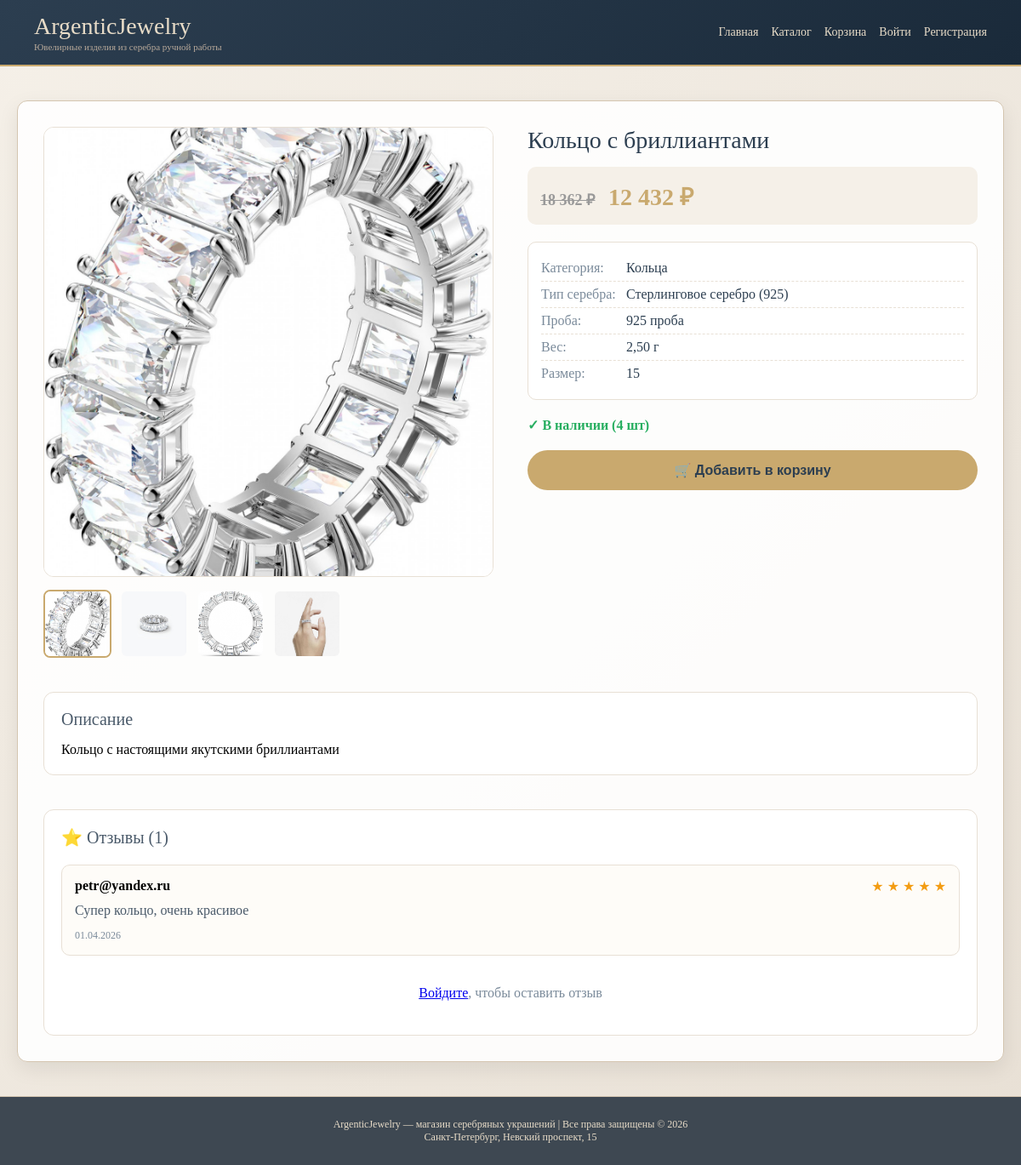
Page /product/1/kolco-s-brilliantami/ on the earlier database version.
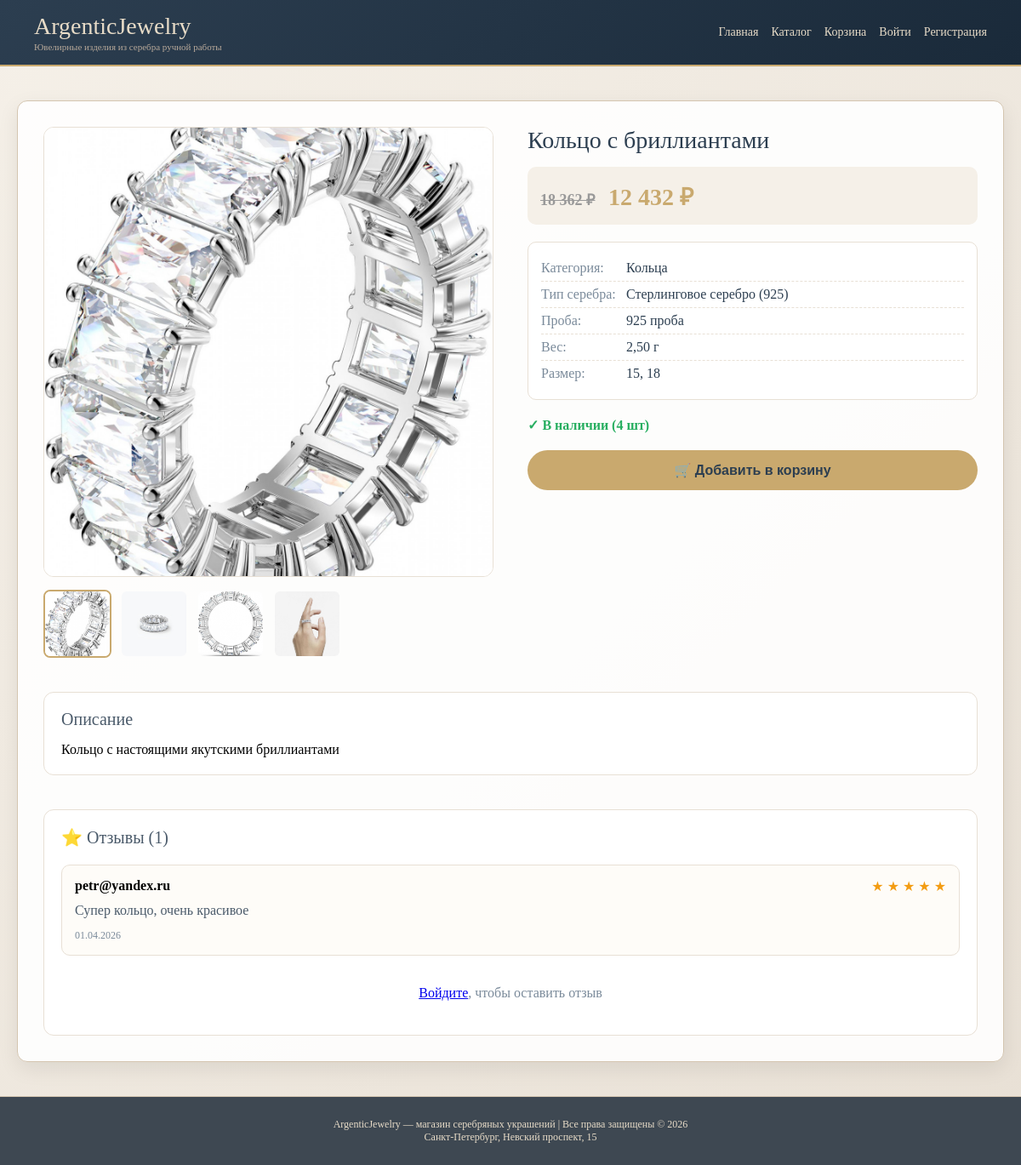
Same page on the later database version.
### store/models.py (models this page shows, shortened)
class Product(models.Model):
    SILVER_TYPE_CHOICES = [
        ('sterling', 'Стерлинговое серебро (925)'),
        ('fine', 'Чистое серебро (999)'),
        ('argentium', 'Аргентиум серебро'),
        ('mexican', 'Мексиканское серебро'),
        ('oxidized', 'Оксидированное серебро'),
        ('rhodium_plated', 'Серебро с родиевым покрытием'),
        ('black', 'Черненое серебро'),
        ('matte', 'Матовое серебро'),
    ]
    FINENESS_CHOICES = [
        ('800', '800 проба'),
        ('830', '830 проба'),
        ('875', '875 проба'),
        ('900', '900 проба'),
        ('916', '916 проба'),
        ('925', '925 проба'),
        ('960', '960 проба'),
        ('999', '999 проба'),
    ]
    STONE_TYPE_CHOICES = [
        ('diamond', 'Бриллиант'),
        ('ruby', 'Рубин'),
        ('sapphire', 'Сапфир'),
        ('emerald', 'Изумруд'),
        ('topaz', 'Топаз'),
        ('amethyst', 'Аметист'),
        ('garnet', 'Гранат'),
        ('peridot', 'Перидот'),
        ('citrine', 'Цитрин'),
        ('aquamarine', 'Аквамарин'),
        ('tourmaline', 'Турмалин'),
        ('opal', 'Опал'),
        ('pearl', 'Жемчуг'),
        ('cubic_zirconia', 'Фианит'),
        ('moonstone', 'Лунный камень'),
        ('none', 'Нет камней'),
    ]
    name = models.CharField(max_length=200, verbose_name='Название')
    slug = models.SlugField(unique=True, verbose_name='URL идентификатор')
    description = models.TextField(verbose_name='Описание')
    price = models.DecimalField(max_digits=10, decimal_places=2, verbose_name='Цена')
    old_price = models.DecimalField(
        max_digits=10, decimal_places=2, blank=True, null=True,
        verbose_name='Старая цена'
    )
    stock_quantity = models.PositiveIntegerField(default=0, verbose_name='Количество на складе')
    reserved_quantity = models.PositiveIntegerField(default=0, verbose_name='Зарезервировано')
    category = models.ForeignKey(
        Category,
        on_delete=models.CASCADE,
        related_name='products', #задаем имя для всех товаров категории
        verbose_name='Категория'
    )
    image = models.ImageField(
        upload_to=product_image_upload_path,
        blank=True,
        null=True,
        verbose_name='Главное фото',
        help_text='Основное фото товара (обязательно для отображения)'
    )
    image_2 = models.ImageField(
        upload_to=product_image_upload_path,
        blank=True,
        null=True,
        verbose_name='Дополнительное фото 2',
        help_text='Дополнительное фото товара'
    )
    image_3 = models.ImageField(
        upload_to=product_image_upload_path,
        blank=True,
        null=True,
        verbose_name='Дополнительное фото 3'
    )
    image_4 = models.ImageField(
        upload_to=product_image_upload_path,
        blank=True,
        null=True,
        verbose_name='Дополнительное фото 4'
    )
    image_5 = models.ImageField(
        upload_to=product_image_upload_path,
        blank=True,
        null=True,
        verbose_name='Дополнительное фото 5'
    )
    silver_type = models.CharField(
        max_length=30,
        choices=SILVER_TYPE_CHOICES,
        default='sterling',
        verbose_name='Тип серебра'
    )
    fineness = models.CharField(
        max_length=4,
        choices=FINENESS_CHOICES,
        default='925',
        verbose_name='Проба серебра'
    )
    weight = models.DecimalField(
        max_digits=6,
        decimal_places=2,
        verbose_name='Вес изделия (г)'
    )
    size = models.CharField(
        max_length=20,
        blank=True,
        verbose_name='Размер (для колец, браслетов)',
        help_text='Например: 16.5, 17, 18, S, M, L'
    )
    stones = models.BooleanField(default=False, verbose_name='Наличие драгоценных камней')
    stone_type = models.CharField(
        max_length=20,
        choices=STONE_TYPE_CHOICES,
        blank=True,
        verbose_name='Тип камня'
    )
    stone_weight = models.DecimalField(
        max_digits=5,
        decimal_places=2,
        blank=True,
        null=True,
        verbose_name='Вес камней (карат)',
        help_text='Общий вес всех камней в каратах'
    )
    collection = models.CharField(max_length=100, blank=True, verbose_name='Коллекция')
    instruction_file = models.FileField(
        upload_to='instructions/',
        blank=True,
        null=True,
        verbose_name='Инструкция к товару',
        help_text='Загрузите инструкцию'
    )
    external_link = models.URLField(
        blank=True,
        null=True,
        verbose_name='Внешняя ссылка',
        help_text='Ссылка на видеообзор, сайт производителя или дополнительную информацию'
    )
    created_at = models.DateTimeField(auto_now_add=True, verbose_name='Дата создания')
    updated_at = models.DateTimeField(auto_now=True, verbose_name='Дата обновления')
    created_by = models.ForeignKey(
        User,
        on_delete=models.SET_NULL,
        null=True,
        related_name='created_products',
        verbose_name='Создал'
    )
    objects = models.Manager()              # стандартный менеджер (все товары)
    available = AvailableProductManager()  #кастомный менеджер (только в наличии)
    class Meta:
        verbose_name = 'Товар'
        verbose_name_plural = 'Товары'
        ordering = ['-created_at']  # Product сортировка — новые сверху
    @property
    def available_quantity(self):
        return self.stock_quantity - self.reserved_quantity

class Category(models.Model):
    name = models.CharField(max_length=200, verbose_name='Название')
    slug = models.SlugField(unique=True, verbose_name='URL идентификатор')
    description = models.TextField(blank=True, verbose_name='Описание')
    parent = models.ForeignKey(
        'self',
        on_delete=models.CASCADE,
        blank=True,
        null=True,
        related_name='children',
        verbose_name='Родительская категория'
    )
    image = models.ImageField(
        upload_to='categories/',
        blank=True,
        null=True,
        verbose_name='Изображение'
    )
    class Meta:
        verbose_name = 'Категория'
        verbose_name_plural = 'Категории'
        ordering = ['name'] # Category сортировка — по алфавиту

### store/views.py (the view)
# urls.py: path('product/<int:product_id>/<slug:slug>/', views.product_detail, name='product_detail'),
def product_detail(request, product_id, slug=None):
    product = get_object_or_404(
        Product.objects.select_related('category', 'created_by'),
        id=product_id
    ) #если товара нет - страница 404
    if request.method == 'POST':
        form = ReviewForm(request.POST, request.FILES) #словарь с загруженными файлами
        if form.is_valid():
            review = form.save(commit=False)
            review.user = request.user
            review.product = product
            review.save()
            messages.success(request, 'Спасибо за ваш отзыв!')
            return redirect('store:product_detail', product_id=product.id, slug=product.slug) #перенаправление на детальную страницу товара
    else:
        form = ReviewForm()
    return render(request, 'store/product_detail.html', {
        'product': product,
        'review_form': form
    })

### store/templatetags/store_filters.py (called while the page is built)
@register.filter
def rub_format(value):
    try:
        return f"{float(value):,.0f}".replace(',', ' ') + " ₽" #запятая разделитель тысяч, .0ф - без копеек
    except:
        return value

### store/templates/store/product_detail.html (shortened to what the changed rows need)
{% extends 'base.html' %}
{% load store_filters %}
{% block content %}
<div class="product-page">
    <div class="product-container">
        <div class="product-gallery">
            <div class="main-image">
                {% if product.image %}
                    <img src="{{ product.image.url }}" alt="{{ product.name }}" id="mainProductImage">
                {% else %}
                    <div class="no-image">📷 Нет фото</div>
                {% endif %}
            </div>
            {% if product.image_2 or product.image_3 or product.image_4 or product.image_5 %}
                <div class="thumbnail-list">
                    {% if product.image %}
                        <div class="thumbnail active" data-image="{{ product.image.url }}">
                            <img src="{{ product.image.url }}" alt="{{ product.name }}">
                        </div>
                    {% endif %}
                    {% if product.image_2 %}
                        <div class="thumbnail" data-image="{{ product.image_2.url }}">
                            <img src="{{ product.image_2.url }}" alt="Фото 2">
                        </div>
                    {% endif %}
                    {% if product.image_3 %}
                        <div class="thumbnail" data-image="{{ product.image_3.url }}">
                            <img src="{{ product.image_3.url }}" alt="Фото 3">
                        </div>
                    {% endif %}
                    {% if product.image_4 %}
                        <div class="thumbnail" data-image="{{ product.image_4.url }}">
                            <img src="{{ product.image_4.url }}" alt="Фото 4">
                        </div>
                    {% endif %}
                </div>
            {% endif %}
        </div>
        <div class="product-info">
            <h1 class="product-title">{{ product.name }}</h1>
            <div class="product-price">
                {% if product.old_price %}
                    <span class="old-price">{{ product.old_price|rub_format }}</span>
                {% endif %}
                <span class="current-price">{{ product.price|rub_format }}</span>
            </div>
            <div class="product-meta">
                <div class="meta-row">
                    <span class="meta-label">Категория:</span>
                    <span class="meta-value">{{ product.category.name }}</span>
                </div>
                <div class="meta-row">
                    <span class="meta-label">Тип серебра:</span>
                    <span class="meta-value">{{ product.get_silver_type_display }}</span>
                </div>
                <div class="meta-row">
                    <span class="meta-label">Проба:</span>
                    <span class="meta-value">{{ product.get_fineness_display }}</span>
                </div>
                <div class="meta-row">
                    <span class="meta-label">Вес:</span>
                    <span class="meta-value">{{ product.weight }} г</span>
                </div>
                {% if product.size %}
                <div class="meta-row">
                    <span class="meta-label">Размер:</span>
                    <span class="meta-value">{{ product.size }}</span>
                </div>
                {% endif %}
            </div>
            <div class="stock-status">
                {% if product.available_quantity > 0 %}
                    <span class="in-stock">✓ В наличии ({{ product.available_quantity }} шт)</span>
                {% else %}
                    <span class="out-of-stock">✗ Нет в наличии</span>
                {% endif %}
            </div>
            {% if product.available_quantity > 0 %}
                <form method="post" action="{% url 'store:add_to_cart' product.id %}" class="add-to-cart-form">
                    <button type="submit" class="add-to-cart-btn">🛒 Добавить в корзину</button>
                </form>
            {% endif %}
        </div>
    </div>
    <div class="product-description">
        <p>{{ product.description|linebreaks }}</p>
    </div>
    <div class="reviews-section">
        <h3>⭐ Отзывы ({{ product.reviews.count }})</h3>
        {% if product.reviews.all %}
            {% for review in product.reviews.all %}
                <div class="review-card">
                    <div class="review-header">
                    </div>
                    <p class="review-comment">{{ review.comment }}</p>
                    <small class="review-date">{{ review.created_at|date:"d.m.Y" }}</small>
                </div>
            {% endfor %}
        {% else %}
            <p class="no-reviews">Пока нет отзывов. Будьте первым!</p>
        {% endif %}
        {% if user.is_authenticated %}
            <div class="review-form">
                <h4>Оставить отзыв</h4>
                <form method="post" enctype="multipart/form-data">
                    {% csrf_token %}
                    {% for field in review_form %}
                        <div class="form-group">
                            {{ field.label_tag }}
                            {{ field }}
                            {% if field.errors %}
                                <div class="error">{{ field.errors }}</div>
                            {% endif %}
                        </div>
                    {% endfor %}
                    <button type="submit">Отправить</button>
                </form>
            </div>
        {% else %}
            <p class="login-to-review"><a href="{% url 'store:login' %}">Войдите</a>, чтобы оставить отзыв</p>
        {% endif %}
    </div>
</div>
{% endblock %}

Differences in the rows shown:
changed Product "Кольцо с бриллиантами": size "15" → "15, 18"
